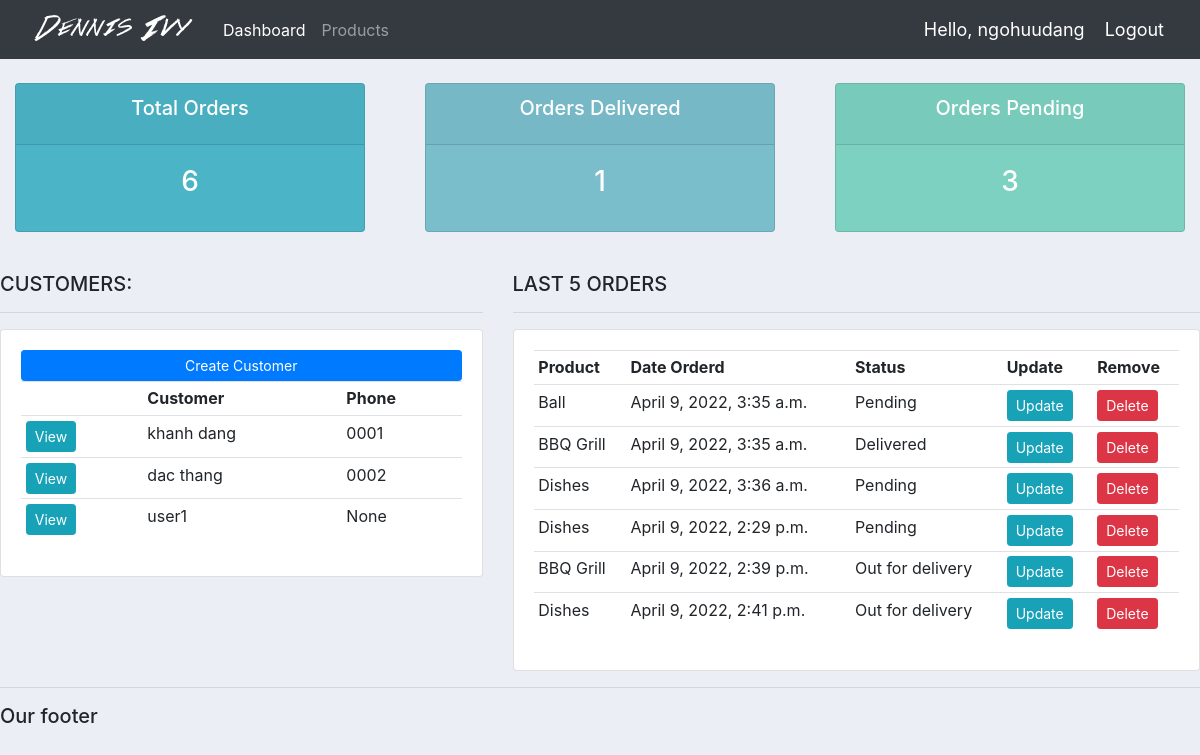
Page / (signed in) on the earlier database version.
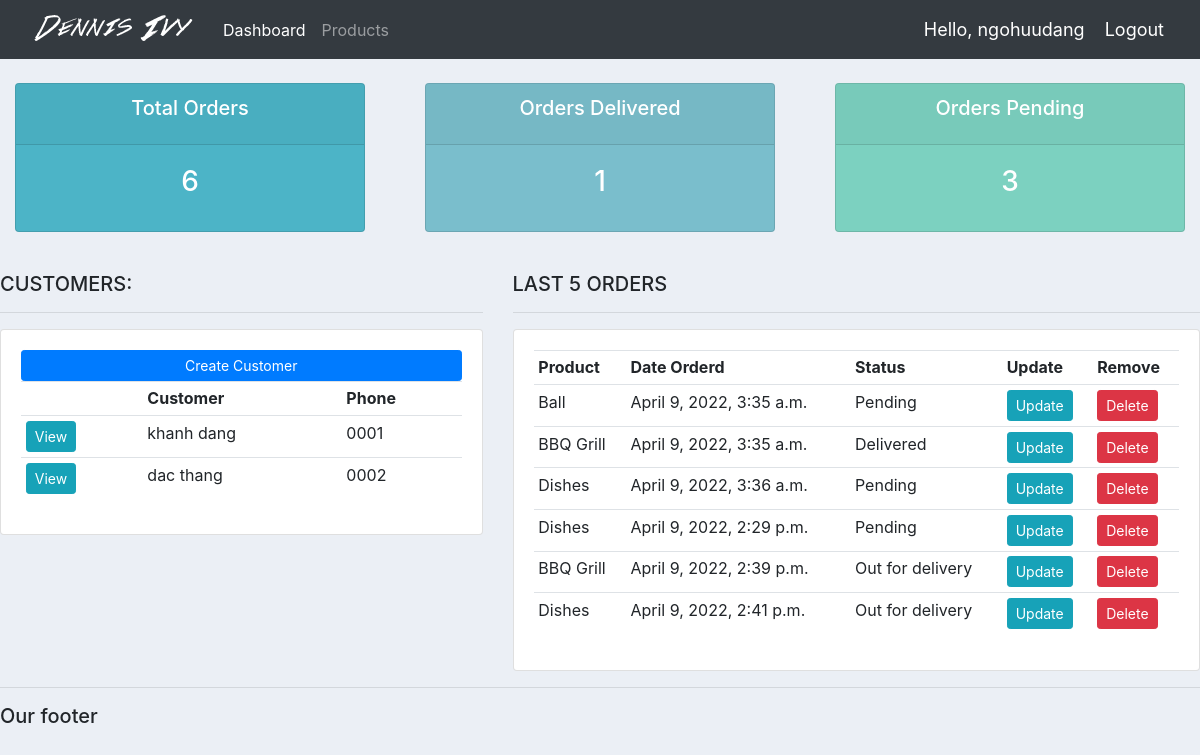
Same page on the later database version.
### accounts/models.py (models this page shows, shortened)
class Customer(models.Model):
    user = models.OneToOneField(User, null=True, blank=True, on_delete=models.CASCADE)
    name = models.CharField(max_length=200, null=True)
    phone = models.CharField(max_length=200, null=True)
    email = models.CharField(max_length=200, null=True)
    profile_pic = models.ImageField(default="profile1.png", null=True, blank=True)
    date_created = models.DateTimeField(auto_now_add = True,null =True)

class Order(models.Model):
    STATUS = (
        ('Pending', 'Pending'),
        ('Out for delivery', 'Out for delivery'),
        ('Delivered', 'Delivered')
    )
    customer = models.ForeignKey(Customer, null= True, on_delete= models.SET_NULL)
    product = models.ForeignKey(Product, null= True, on_delete= models.SET_NULL)
    date_created = models.DateTimeField(auto_now_add = True,null =True)
    status = models.CharField(max_length=200, null =True, choices=STATUS)
    note = models.CharField(max_length=1000, null=True)

class Product(models.Model):
    CATEGORY = (
        ('Indoor', 'Indoor'),
        ('Out door', 'Out door')
    )
    name = models.CharField(max_length=200, null =True)
    price = models.FloatField(null=True)
    category = models.CharField(max_length=200, null =True, choices=CATEGORY)
    description = models.CharField(max_length=200, null =True, blank= True)
    date_created = models.DateTimeField(auto_now_add = True,null =True)
    tag = models.ManyToManyField(Tag)
    def __str__(self):
        return self.name

### accounts/decorators.py (the view)
	def wrapper_function(request, *args, **kwargs):
		group = None
		if request.user.groups.exists():
			group = request.user.groups.all()[0].name
		if group == 'customer':
			return redirect('user-page')
		if group == 'admin':
			return view_func(request, *args, **kwargs)

### accounts/views.py (called while the page is built)
@login_required(login_url='login')
@admin_only #chỉ admin mới truy cập được vào home
def home(request):
    orders = Order.objects.all()
    customers = Customer.objects.all()
    total_customers = customers.count()
    total_orders = orders.count()
    delivered = orders.filter(status = 'Delivered').count()
    pending = orders.filter(status = 'Pending').count()
    context = {
        'orders':orders,
        'customers': customers,
        'total_orders': total_orders,
        'delivered': delivered,
        'pending':pending
    }
    return render(request, 'accounts/dashboard.html',context=context)

### accounts/templates/accounts/dashboard.html
{% extends "accounts/main.html" %}
{% block content %}
{% include "accounts/status.html" %}
    <br>
    <div class="row">
        <div class="col-md-5">
            <h5>CUSTOMERS:</h5>
            <hr>
            <div class="card card-body">
                <a class="btn btn-primary  btn-sm btn-block" href="">Create Customer</a>
                <table class="table table-sm">
                    <tr>
                        <th></th>
                        <th>Customer</th>
                        <th>Phone</th>
                    </tr>
                    {% for customer in customers %}
                        <tr>
                            <td><a class="btn btn-sm btn-info" href="{% url 'customer' customer.id %}">View</a></td>
                            <td>{{customer.name}}</td>
                            <td>{{customer.phone}}</td>
                        </tr>
                    {% endfor %}
                </table>
            </div>
        </div>
        <div class="col-md-7">
            <h5>LAST 5 ORDERS</h5>
            <hr>
            <div class="card card-body">
                <table class="table table-sm">
                    <tr>
                        <th>Product</th>
                        <th>Date Orderd</th>
                        <th>Status</th>
                        <th>Update</th>
                        <th>Remove</th>
                    </tr>
                    {% for order in orders %}
                        <tr>
                            <td>{{order.product}}</td>
                            <td>{{order.date_created}}</td>
                            <td>{{order.status}}</td>
                            <td><a class="btn btn-sm btn-info" href="{% url 'update_order' order.id %}">Update</a></td>
                            <td><a class="btn btn-sm btn-danger" href="{% url 'delete_order' order.id %}">Delete</a></td>
                        </tr>
                    {% endfor %}
                </table>
            </div>
        </div>
    </div>
{% endblock content %}

Differences in the rows shown:
removed Customer: name "user1", phone "None"
